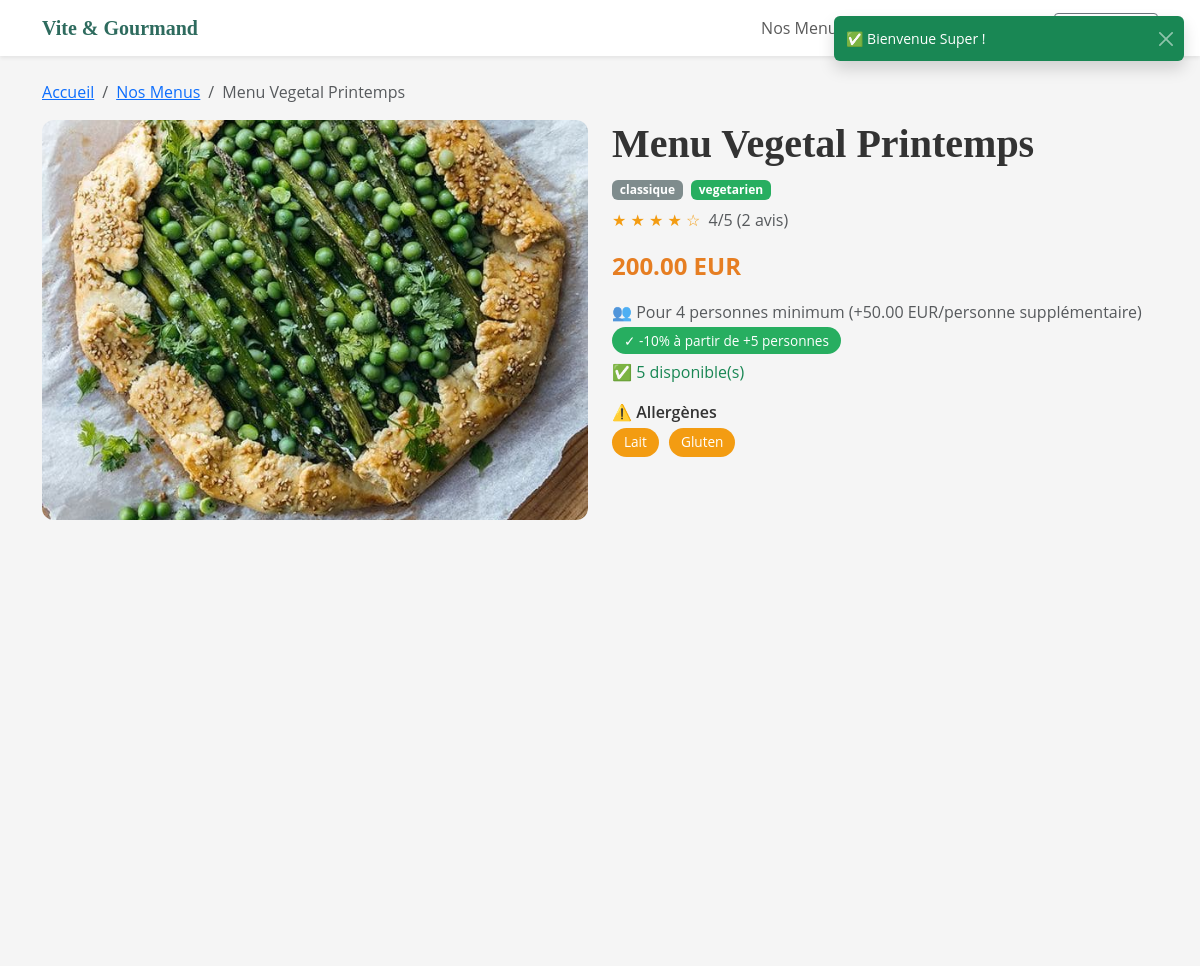
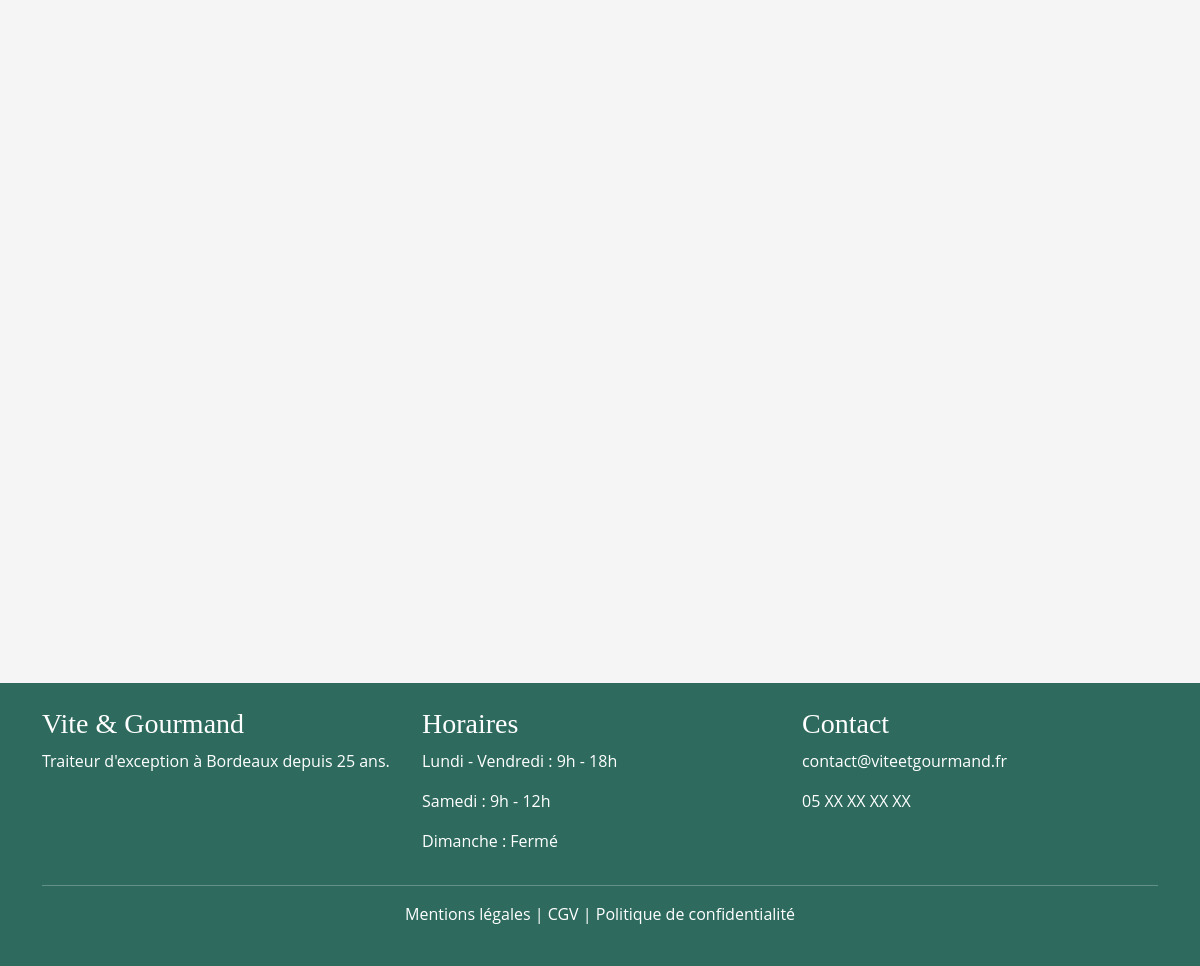
The page /menus/detail?id=3 (signed in) on the database its author committed (2 pictures, top to bottom).
### tables this page shows
CREATE TABLE `menus` (
  `id` int NOT NULL AUTO_INCREMENT,
  `titre` varchar(255) NOT NULL,
  `description` text,
  `theme` enum('Noel','Paques','classique','evenement') NOT NULL,
  `regime` enum('vegetarien','vegan','classique') NOT NULL,
  `nb_personnes_min` int NOT NULL,
  `prix_base` decimal(10,2) NOT NULL,
  `stock` int DEFAULT '0',
  `actif` tinyint(1) DEFAULT '1',
  `created_at` datetime DEFAULT CURRENT_TIMESTAMP,
  `image` varchar(255) DEFAULT NULL,
  PRIMARY KEY (`id`)
);

### controllers/MenusController.php (called while the page is built, shortened)
<?php
require_once 'models/MenuModel.php';
class MenusController {
    private $menuModel;
    public function __construct() {
        $this->menuModel = new MenuModel();
    }
    public function detail() {
        $id = $_GET['id'] ?? null;
        $menu = $this->menuModel->getById($id);
        $plats  = $this->menuModel->getPlatsById($id);
        $avis   = $this->menuModel->getAvisById($id);
        require_once 'views/menus/detail.php';
    }
}

### models/MenuModel.php (called while the page is built, shortened)
<?php
require_once 'config/database.php';
class MenuModel {
    private $db;
    public function __construct() {
        $database = new Database();
        $this->db = $database->connect();
    }
    public function getById($id) {
        $sql = "SELECT * FROM menus WHERE id = :id";
        $stmt = $this->db->prepare($sql);
        $stmt->execute([':id' => $id]);
        return $stmt->fetch(PDO::FETCH_ASSOC);
    }
    public function getPlatsById($menu_id) {
        $sql = "SELECT * FROM plats WHERE menu_id = :menu_id ORDER BY FIELD(type, 'entree', 'plat', 'dessert')";
        $stmt = $this->db->prepare($sql);
        $stmt->execute([':menu_id' => $menu_id]);
        return $stmt->fetchAll(PDO::FETCH_ASSOC);
    }
    public function getAvisById($menu_id) {
        $sql = "SELECT a.*, u.nom, u.prenom
                FROM avis a
                JOIN commandes c ON a.commande_id = c.id
                JOIN utilisateurs u ON a.utilisateur_id = u.id
                WHERE c.menu_id = :menu_id AND a.valide = 1
                ORDER BY a.id DESC";
        $stmt = $this->db->prepare($sql);
        $stmt->execute([':menu_id' => $menu_id]);
        return $stmt->fetchAll(PDO::FETCH_ASSOC);
    }
}

### config/database.php (called while the page is built)
<?php
class Database {
    private $host;
    private $dbname;
    private $username;
    private $password;
    private $port;
    private static $pdo = null;
    public function __construct() {
        $this->host = $_ENV['DB_HOST'] ?? 'mysql';
        $this->dbname = $_ENV['DB_NAME'] ?? 'vite_gourmand';
        $this->username = $_ENV['DB_USER'] ?? 'root';
        $this->password = $_ENV['DB_PASS'] ?? 'root';
        $this->port = $_ENV['DB_PORT'] ?? '3306';
    }
    public function connect() {
        if (self::$pdo === null) {
            try {
                self::$pdo = new PDO(
                    "mysql:host={$this->host};port={$this->port};dbname={$this->dbname};charset=utf8mb4",
                    $this->username,
                    $this->password,
                    [
                        PDO::ATTR_ERRMODE => PDO::ERRMODE_EXCEPTION,
                        PDO::ATTR_PERSISTENT => false
                    ]
                );
            } catch (PDOException $e) {
                die("Erreur de connexion : " . $e->getMessage());
            }
        }
        return self::$pdo;
    }
}

### views/menus/detail.php (the view, shortened to what this page needs)
<?php require_once 'views/layouts/header.php'; ?>
<div class="container mt-4 mb-5">
    <nav aria-label="breadcrumb">
        <ol class="breadcrumb">
            <li class="breadcrumb-item"><a href="/">Accueil</a></li>
            <li class="breadcrumb-item"><a href="/menus">Nos Menus</a></li>
            <li class="breadcrumb-item active"><?= htmlspecialchars($menu['titre']) ?></li>
        </ol>
    </nav>
    <div class="row">
        <div class="col-md-6">
            <?php
                $touteImages = [];
                if (!empty($menu['image'])) $touteImages[] = $menu['image'];
                $touteImages = array_unique($touteImages);
            ?>
            <?php if (count($touteImages) > 1): ?>
                <div id="carouselMenu" class="carousel slide" data-bs-ride="carousel">
                    <div class="carousel-indicators">
                        <?php foreach ($touteImages as $i => $img): ?>
                            <button type="button" data-bs-target="#carouselMenu" data-bs-slide-to="<?= $i ?>"
                                    <?= $i === 0 ? 'class="active"' : '' ?>></button>
                        <?php endforeach; ?>
                    </div>
                    <div class="carousel-inner" style="border-radius:12px;">
                        <?php foreach ($touteImages as $i => $img): ?>
                            <div class="carousel-item <?= $i === 0 ? 'active' : '' ?>">
                                <img src="<?= htmlspecialchars($img) ?>"
                                     alt="Photo du menu <?= $i + 1 ?>"
                                     class="detail-image">
                            </div>
                        <?php endforeach; ?>
                    </div>
                    <button class="carousel-control-prev" type="button" data-bs-target="#carouselMenu" data-bs-slide="prev">
                        <span class="carousel-control-prev-icon"></span>
                    </button>
                    <button class="carousel-control-next" type="button" data-bs-target="#carouselMenu" data-bs-slide="next">
                        <span class="carousel-control-next-icon"></span>
                    </button>
                </div>
            <?php else: ?>
                <img src="<?= htmlspecialchars($touteImages[0]) ?>"
                     alt="Photo du <?= htmlspecialchars($menu['titre']) ?>"
                     class="detail-image">
            <?php endif; ?>
        </div>
        <div class="col-md-6">
            <h1 class="fw-bold"><?= htmlspecialchars($menu['titre']) ?></h1>
            <?php
                $theme = strtolower($menu['theme'] ?? 'classique');
                $badgeTheme = match($theme) {
                    'noel'      => 'badge-noel',
                    'paques'    => 'badge-paques',
                    'evenement' => 'badge-evenement',
                    default     => 'badge-classique',
                };
                $regime = strtolower($menu['regime'] ?? 'classique');
                $badgeRegime = match($regime) {
                    'vegetarien' => 'badge-vegetarien',
                    'vegan'      => 'badge-vegan',
                    default      => 'badge-classique',
                };
            ?>
            <span class="badge <?= $badgeTheme ?> me-1"><?= htmlspecialchars($menu['theme']) ?></span>
            <span class="badge <?= $badgeRegime ?> me-1"><?= htmlspecialchars($menu['regime']) ?></span>
            <?php if (!empty($avis)): ?>
                <?php
                    $totalNote   = array_sum(array_column($avis, 'note'));
                    $nbAvis      = count($avis);
                    $moyenneNote = $nbAvis > 0 ? round($totalNote / $nbAvis, 1) : 0;
                ?>
                <div class="mt-2">
                    <span class="stars">
                        <?php for ($i = 1; $i <= 5; $i++): ?>
                            <?= $i <= $moyenneNote ? '★' : '☆' ?>
                        <?php endfor; ?>
                    </span>
                    <span class="text-muted ms-1"><?= $moyenneNote ?>/5 (<?= $nbAvis ?> avis)</span>
                </div>
            <?php else: ?>
                <div class="mt-2 text-muted small">Aucun avis pour ce menu</div>
            <?php endif; ?>
            <p class="prix-color mt-3"><?= number_format($menu['prix_base'], 2) ?> EUR</p>
            <p class="text-muted mb-1">
                👥 Pour <?= $menu['nb_personnes_min'] ?> personnes minimum
                (+<?= number_format($menu['prix_base'] / $menu['nb_personnes_min'], 2) ?> EUR/personne supplémentaire)
            </p>
            <span class="badge-reduction">✓ -10% à partir de +5 personnes</span>
            <?php if (isset($menu['stock'])): ?>
                <p class="mt-2 <?= $menu['stock'] > 0 ? 'text-success' : 'text-danger' ?>">
                    <?= $menu['stock'] > 0 ? '✅ ' . $menu['stock'] . ' disponible(s)' : '❌ Stock épuisé' ?>
                </p>
            <?php endif; ?>
            <?php if (!empty($plats)): ?>
                <?php
                    $tousAllergenes = [];
                    foreach ($plats as $plat) {
                        if (!empty($plat['allergenes']) && strtolower(trim($plat['allergenes'])) !== 'aucun') {
                            $al = array_map('trim', explode(',', $plat['allergenes']));
                            $tousAllergenes = array_unique(array_merge($tousAllergenes, $al));
                        }
                    }
                ?>
                <?php if (!empty($tousAllergenes)): ?>
                    <div class="mt-3">
                        <p class="fw-semibold mb-1">⚠️ Allergènes</p>
                        <?php foreach ($tousAllergenes as $al): ?>
                            <span class="badge-allergene"><?= htmlspecialchars($al) ?></span>
                        <?php endforeach; ?>
                    </div>
                <?php endif; ?>
            <?php endif; ?>
        </div>
    </div>
</div>
<?php require_once 'views/layouts/footer.php'; ?>

### assets/css/style.css (style rules this page uses)
:root { --color-primary: #5DA99A; --color-primary-dark: #2E6B5E; --color-secondary: #FF8F00; --color-text: #333333; --color-bg-light: #F5F5F5; }
body { font-family: 'Open Sans', sans-serif; color: var(--color-text); background-color: var(--color-bg-light); }
h1, h2, h3, h4, h5 { font-family: 'Playfair Display', serif; }
.badge-classique { background-color: #e67e22; color: white; }

### views/menus/detail.php (style rules this page uses)
.badge-classique { background-color: #7f8c8d; color: white; }
.badge-vegetarien { background-color: #27ae60; color: white; }
.detail-image { width: 100%; height: 400px; object-fit: cover; border-radius: 12px; }
.prix-color { color: #e67e22; font-weight: bold; font-size: 1.5rem; }
.badge-allergene { background-color: #f39c12; color: white; border-radius: 20px; padding: 4px 12px; font-size: 0.85rem; margin-right: 6px; display: inline-block; margin-bottom: 4px; }
.stars { color: #f39c12; }
.badge-reduction { background-color: #27ae60; color: white; border-radius: 20px; padding: 4px 12px; font-size: 0.85rem; }

### rows shown on the page
menus: titre "Menu Vegetal Printemps", theme "classique", regime "vegetarien", prix_base "200.00", nb_personnes_min "4", $menu['prix_base'] / $menu['nb_personnes_min'] "50.00", stock "5"

### other values the page prints
$flash['message'] "✅ Bienvenue Super !"
$moyenneNote "4"
$nbAvis "2"
$al "Lait"
$al "Gluten"
